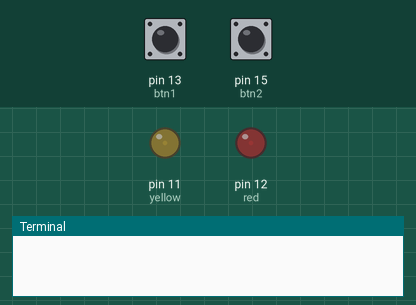
A program run on a simulated Raspberry Pi (header pin numbers). On the bench: output pins drawn as LEDs (lit = HIGH), the last lines printed to the terminal. The inputs (shaded band) are chosen by the test bench; at power-on: pin 13 (btn1) HIGH, pin 15 (btn2) HIGH.

Above: at 1.2 s.
1.3 s: pin 13 (btn1) pulled LOW for 1 s
At 2.8 s:
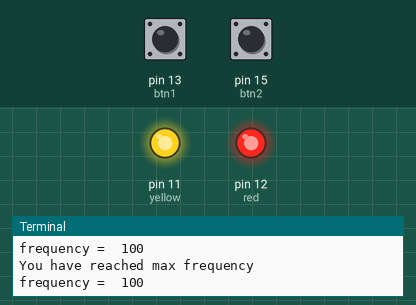
4.3 s: pin 15 (btn2) pulled LOW for 1 s
At 5.1 s:
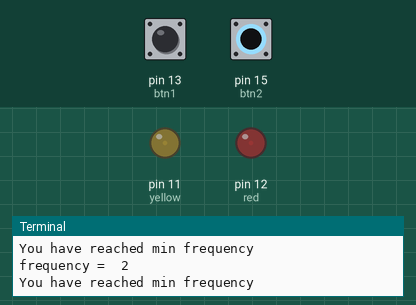
7.3 s: pin 13 (btn1) pulled LOW for 3.2 s
At 7.75 s:
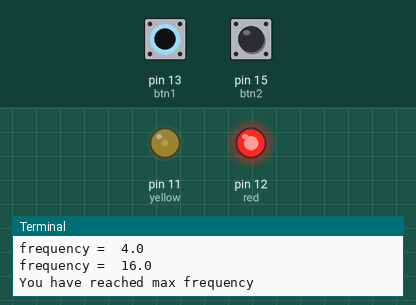
12.0 s: pin 15 (btn2) pulled LOW for 0.15 s
At 13.1 s:
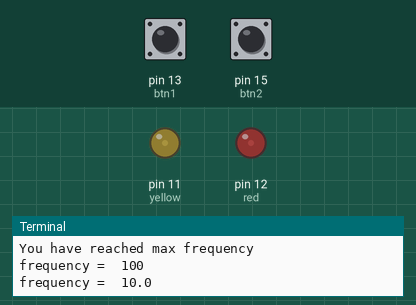
Timing chart, 0 to 14.6 s (numbered marks = the images above; inputs shaded):
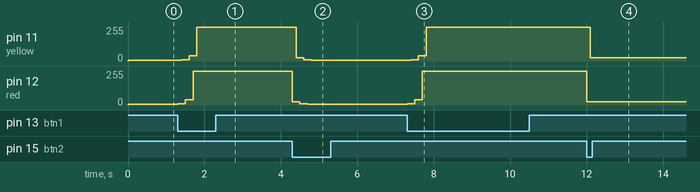

Measured:
- after the input at 1.3 s, pin 11 (yellow): 5/255 → 10/255 after 0.10 s, → 41/255 0.20 s later, → 255/255 0.20 s later; pin 12 (red): 5/255 → 10/255 at once, → 41/255 0.20 s later, → 255/255 0.20 s later
- after the input at 4.3 s, pin 11 (yellow): 255/255 → 26/255 after 0.10 s, → 8/255 0.20 s later, → 5/255 0.20 s later; pin 12 (red): 255/255 → 26/255 at once, → 8/255 0.20 s later, → 5/255 0.20 s later
- after the input at 7.3 s, pin 11 (yellow): 5/255 → 10/255 after 0.10 s, → 41/255 0.20 s later, → 255/255 0.20 s later; pin 12 (red): 5/255 → 10/255 at once, → 41/255 0.20 s later, → 255/255 0.20 s later
- after the input at 12.0 s, pin 11 (yellow): 255/255 → 26/255 after 0.10 s; pin 12 (red): 255/255 → 26/255 at once

The program:

PWM.py
```python
import RPi.GPIO as GPIO
from time import sleep
from math import pow
GPIO.setmode(GPIO.BOARD)
red = 12
yellow = 11
btn1 = 13
btn2 = 15
GPIO.setup(btn1,GPIO.IN,pull_up_down=GPIO.PUD_UP)
GPIO.setup(btn2,GPIO.IN,pull_up_down=GPIO.PUD_UP)
GPIO.setup(red,GPIO.OUT)
GPIO.setup(yellow,GPIO.OUT)
pwmR=GPIO.PWM(red,100)
pwmY=GPIO.PWM(yellow,100)
feq = 2
pwmR.start(feq)
pwmY.start(feq)
try:
	while(1):
		if GPIO.input(btn1) == 0:
			feq = pow(feq,2)
			if feq >100:
				print("You have reached max frequency")
				feq = 100
			pwmR.ChangeDutyCycle(feq)
			sleep(.1)
			pwmY.ChangeDutyCycle(feq)
			sleep(.1)
			print("frequency = ",feq)
		if GPIO.input(btn2) == 0:
			feq = pow(feq,.5)
			if feq <= 2:
				print("You have reached min frequency")
				feq = 2
			pwmR.ChangeDutyCycle(feq)
			sleep(.1)
			pwmY.ChangeDutyCycle(feq)
			sleep(.1)
			print("frequency = ",feq)

except KeyboardInterrupt:
	print("Keyboard Interrupted by pressing CTRL + C")
	GPIO.cleanup()

except:
	print("Something went wrong")
	GPIO.cleanup()
```
